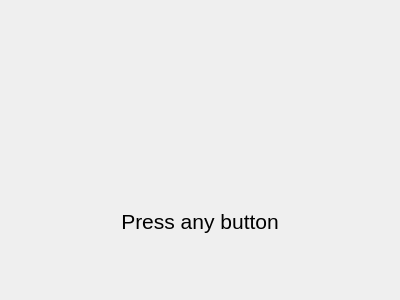
<?xml version="1.0" encoding="UTF-8"?>
<ui version="4.0">
 <class>KeyBindDialog</class>
 <widget class="QDialog" name="KeyBindDialog">
  <property name="geometry">
   <rect>
    <x>0</x>
    <y>0</y>
    <width>400</width>
    <height>300</height>
   </rect>
  </property>
  <property name="sizePolicy">
   <sizepolicy hsizetype="Fixed" vsizetype="Fixed">
    <horstretch>0</horstretch>
    <verstretch>0</verstretch>
   </sizepolicy>
  </property>
  <property name="minimumSize">
   <size>
    <width>400</width>
    <height>300</height>
   </size>
  </property>
  <property name="maximumSize">
   <size>
    <width>400</width>
    <height>300</height>
   </size>
  </property>
  <property name="windowTitle">
   <string>KeyBindDialog</string>
  </property>
  <layout class="QGridLayout" name="gridLayout">
   <item row="0" column="0">
    <layout class="QVBoxLayout" name="verticalLayout">
     <item>
      <widget class="QLabel" name="labelImage">
       <property name="text">
        <string/>
       </property>
      </widget>
     </item>
     <item>
      <widget class="QLabel" name="label">
       <property name="font">
        <font>
         <pointsize>16</pointsize>
        </font>
       </property>
       <property name="text">
        <string>Press any button</string>
       </property>
       <property name="alignment">
        <set>Qt::AlignmentFlag::AlignCenter</set>
       </property>
      </widget>
     </item>
    </layout>
   </item>
  </layout>
 </widget>
 <resources/>
 <connections/>
</ui>
